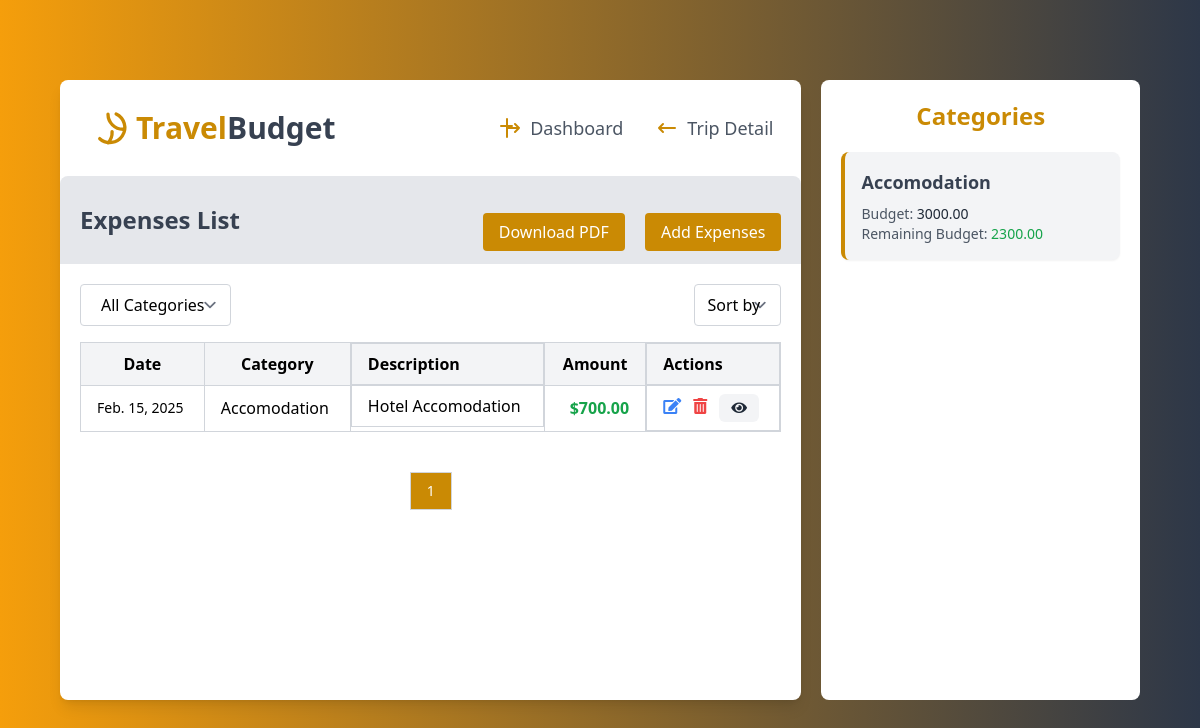
Page /expenses/1/expenses/ on the committed database.
### expenses/models.py (models this page shows, shortened)
class Expense(models.Model):
    trip = models.ForeignKey(Trip, on_delete=models.CASCADE, related_name='expenses')
    category = models.ForeignKey(CategoryBudget, on_delete=models.CASCADE, related_name='expenses')
    user = models.ForeignKey(settings.AUTH_USER_MODEL, on_delete=models.CASCADE, related_name='expenses')
    amount = models.DecimalField(max_digits=10, decimal_places=2)
    description = models.CharField(max_length=255)
    date = models.DateField(auto_now_add=True)
    receipt = models.FileField(upload_to='expense_receipts/', blank=True, null=True)

### travel/models.py (models this page shows, shortened)
class CategoryBudget(models.Model):
    trip = models.ForeignKey(Trip, on_delete=models.CASCADE, related_name='category_budgets')  # Link to a trip
    category = models.CharField(max_length=50)  # Name of the category (e.g., Sightseeing)
    budget = models.DecimalField(max_digits=12, decimal_places=2, default=0.00)  # Budget for the category
    def total_expenses(self):
        return sum(expense.amount for expense in self.expenses.all())
    def remaining_budget(self):
        return self.budget - self.total_expenses()

### expenses/views.py (the view)
# urls.py: path('<int:trip_id>/expenses/', views.expense_list, name='expense-list'),
def expense_list(request, trip_id):
    trip = get_object_or_404(Trip, id=trip_id)
    sort_by = request.GET.get('sort', '')
    expenses = trip.expenses.all()
    if sort_by == 'date':
        expenses = expenses.order_by('date')  # Sort by date
    elif sort_by == 'amount':
        expenses = expenses.order_by('amount')  # Sort by amount
    category_filter = request.GET.get('category')
    if category_filter:
        expenses = expenses.filter(category__category=category_filter)
    paginator = Paginator(expenses, 5)  # 5 expenses per page
    page_number = request.GET.get('page')
    expenses_page = paginator.get_page(page_number)
    categories = CategoryBudget.objects.filter(trip=trip).values_list('category', flat=True)
    category = CategoryBudget.objects.filter(trip=trip)
    return render(request, 'expenses/expense_list.html', {
        'trip': trip,
        'expenses': expenses,
        'expenses': expenses_page,  # Use the paginated object
        'categories': categories,  # Pass categories for the dropdown
        'category': category,  # Pass categories for the dropdown
        'selected_category': category_filter,  # Pass the selected category to retain the filter
    })

### expenses/templates/expenses/expense_list.html (shortened to what this page needs)
{% extends 'base.html' %}
{% block main %}
<div class="bg-yellow-gray md:min-h-screen py-20">
    <div class="w-[90%] mx-auto flex md:flex-row gap-5 flex-col">
        <div class="md:w-[70%] w-full bg-white rounded-lg shadow-lg">
            <div class="flex justify-between items-center p-7">
                <div>
                    <a href="/" class="text-4xl font-bold flex items-center gap-2 text-gray-700 hover:text-gray-900 transition duration-300">
                        <svg xmlns="http://www.w3.org/2000/svg" class="h-10 w-10 text-yellow-600" fill="none" viewBox="0 0 24 24" stroke="currentColor">
                            <path stroke-linecap="round" stroke-linejoin="round" stroke-width="2" d="M16.88 3.549a9 9 0 11-9.831 14.835m7.398-4.148A9.05 9.05 0 0112 21v.01M21 12.74a9.05 9.05 0 01-9-9" />
                        </svg>
                        <h3 class="text-3xl font-extrabold">
                            <span class="text-yellow-600">Travel</span>Budget
                        </h3>
                    </a>
                </div>
                <div id="nav-links" class="hidden md:flex space-x-8 text-lg font-medium text-gray-600">
                    <li class="flex items-center gap-2">
                        <svg xmlns="http://www.w3.org/2000/svg" class="h-6 w-6 text-yellow-600" fill="none" viewBox="0 0 24 24" stroke="currentColor">
                            <path stroke-linecap="round" stroke-linejoin="round" stroke-width="2" d="M3 10h11M9 21V3M17 16l4-4m0 0l-4-4m4 4H9" />
                        </svg>
                        <a href="{% url 'dashboard' %}" class="hover:text-yellow-600 transition duration-300">Dashboard</a>
                    </li>
                    <li class="flex items-center gap-2">
                        <svg xmlns="http://www.w3.org/2000/svg" class="h-6 w-6 text-yellow-600" fill="none" viewBox="0 0 24 24" stroke="currentColor">
                            <path stroke-linecap="round" stroke-linejoin="round" stroke-width="2" d="M8 16l-4-4m0 0l4-4m-4 4h16" />
                        </svg>
                        <a href="{% url 'trip_detail' trip.id %}" class="hover:text-yellow-600 transition duration-300">Trip Detail</a>
                    </li>
                </div>
            </div>
            <div class="p-5 bg-gray-200 flex flex-col md:flex-row space-y-6 md:space-x-0 justify-between items-center rounded-t-lg">
                <h2 class="text-2xl font-bold text-gray-700">Expenses List</h2>
                <div class="space-x-4 ">
                    <a href="{% url 'download-expenses-pdf' trip.id %}" class="text-white bg-yellow-600 px-4 py-2 rounded hover:bg-yellow-500 transition">Download PDF</a>
                    <a href="{% url 'add-expense' trip.id %}" class="text-white bg-yellow-600 px-4 py-2 rounded hover:bg-yellow-500 transition">Add Expenses</a>
                </div>
            </div>
            <div class="p-5">
                <div class="flex justify-between mb-4">
                    <form method="GET">
                        <select name="category" class="border-gray-300 rounded px-5 py-2" onchange="this.form.submit()">
                            <option value="">All Categories</option>
                        </select>
                    </form>
                    <form method="get" id="sortForm">
                        <select
                            name="sort"
                            class="border-gray-300 rounded px-3 py-2"
                            onchange="document.getElementById('sortForm').submit();">
                            <option value="">Sort by</option>
                        </select>
                    </form>
                </div>
                <table class="w-full border-collapse border border-gray-300">
                    <thead class="bg-gray-100">
                        <tr>
                            <th class="border border-gray-300 px-4 py-2">Date</th>
                            <th class="border border-gray-300 px-4 py-2">Category</th>
                            <th class="border hidden md:flex border-gray-300 px-4 py-2">Description</th>
                            <th class="border border-gray-300 px-4 py-2">Amount</th>
                            <th class="border hidden md:flex border-gray-300 px-4 py-2">Actions</th>
                        </tr>
                    </thead>
                    <tbody>
                        {% for expense in expenses %}
                        <tr class="hover:bg-gray-50 cursor-pointer" onclick="location.href='{% url 'expense_detail' trip.id expense.id %}'">
                            <td class="border border-gray-300 px-4 text-sm py-2">{{ expense.date }}</td>
                            <td class="border border-gray-300 px-4 py-2">{{ expense.category.category }}</td>
                            <td class="border hidden md:flex border-gray-300 px-4 py-2">{{ expense.description|truncatewords:6 }}</td>
                            <td class="border border-gray-300 px-4 py-2 text-right text-green-600 font-bold">
                                ${{ expense.amount }}
                            </td>
                            <td class="border hidden md:flex space-x-3 border-gray-300 px-4 py-2 text-center">
                                <a href="{% url 'edit-expense' trip.id expense.id %}" class="text-blue-500 hover:text-blue-700">
                                    <i class="fas fa-edit"></i>
                                </a>
                                <a href="{% url 'delete-expense' trip.id expense.id %}" class="text-red-500 hover:text-red-700">
                                    <i class="fas fa-trash-alt"></i>
                                </a>
                                <a href="{% url 'expense_detail' trip.id expense.id %}" class="inline-block px-3 py-1 bg-gray-100 text-gray-800 text-sm font-medium rounded-md hover:bg-gray-200">
                                    <i class="fas fa-eye"></i>
                                </a>
                            </td>
                        </tr>
                        {% endfor %}
                    </tbody>
                </table>
            </div>
            <div class="p-5 flex flex-wrap justify-center items-center space-x-1 text-sm">
                {% for page_num in expenses.paginator.page_range %}
                <a href="?page={{ page_num }}"
                class="px-4 py-2 border border-gray-300 {% if expenses.number == page_num %}bg-yellow-600 text-white{% else %}bg-gray-200{% endif %} hover:bg-yellow-500 transition">
                    {{ page_num }}
                </a>
                {% endfor %}
            </div>
        </div>
        <div class="md:w-[30%] h-[620px] w-full bg-white rounded-lg p-5 overflow-y-auto">
            <h3 class="text-2xl text-center font-bold text-yellow-600 mb-5"> Categories </h3>
            <div>
                <ul class="space-y-4">
                    {% for cat in category %}
                        <li class="bg-gray-100 border-l-4 border-yellow-600 p-4 rounded-lg shadow-sm hover:shadow-md hover:bg-yellow-600 transition duration-300 ease-in-out">
                            <h6 class="font-semibold text-gray-700 text-lg mb-2">{{ cat.category }}</h6>
                            <p class="text-gray-600 text-sm">
                                Budget: <span class="font-medium text-gray-800">{{ cat.budget }}</span>
                            </p>
                            <p class="text-gray-600 text-sm">
                                Remaining Budget:
                                <span class="font-medium {% if category.remaining_budget < 0 %}text-red-600{% else %}text-green-600{% endif %}">
                                    {{ cat.remaining_budget }}
                                </span>
                            </p>
                        </li>
                    {% endfor %}
                </ul>
            </div>
        </div>
    </div>
</div>
{% endblock %}

### rows in the picture
Expense: date "Feb. 15, 2025", category.category "Accomodation", description "Hotel Accomodation", amount "700.00"
CategoryBudget: category "Accomodation", budget "3000.00", remaining_budget "2300.00"

### other values in the picture
{{ page_num }} "1"
